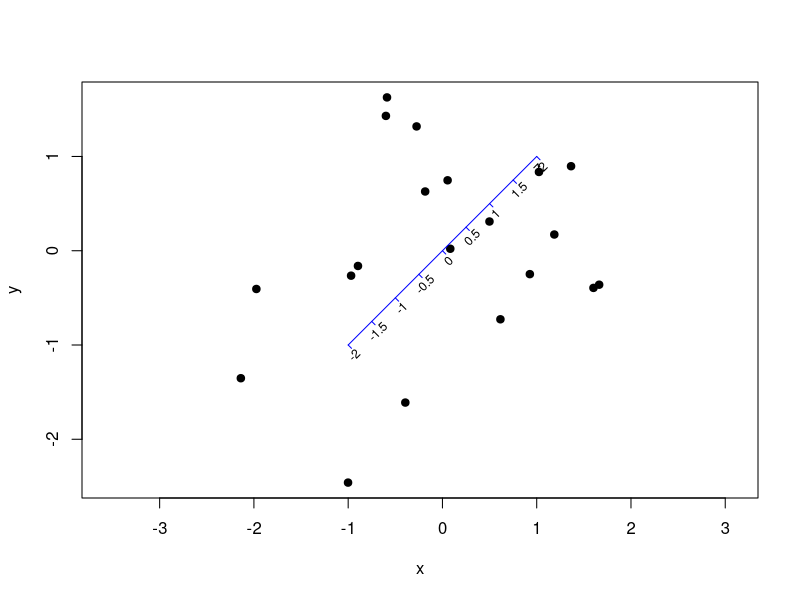

This figure's R source:
library(calibrate)


### Name: calibrate
### Title: Calibration of Biplot and Scatterplot Axis
### Aliases: calibrate
### Keywords: multivariate

### ** Examples

x <- rnorm(20,1)
y <- rnorm(20,1)
x <- x - mean(x)
y <- y - mean(y)
z <- x + y
b <- c(1,1)
plot(x,y,asp=1,pch=19)
tm<-seq(-2,2,by=0.5)
Calibrate.z <- calibrate(b,z,tm,cbind(x,y),axislab="Z",graphics=TRUE)
